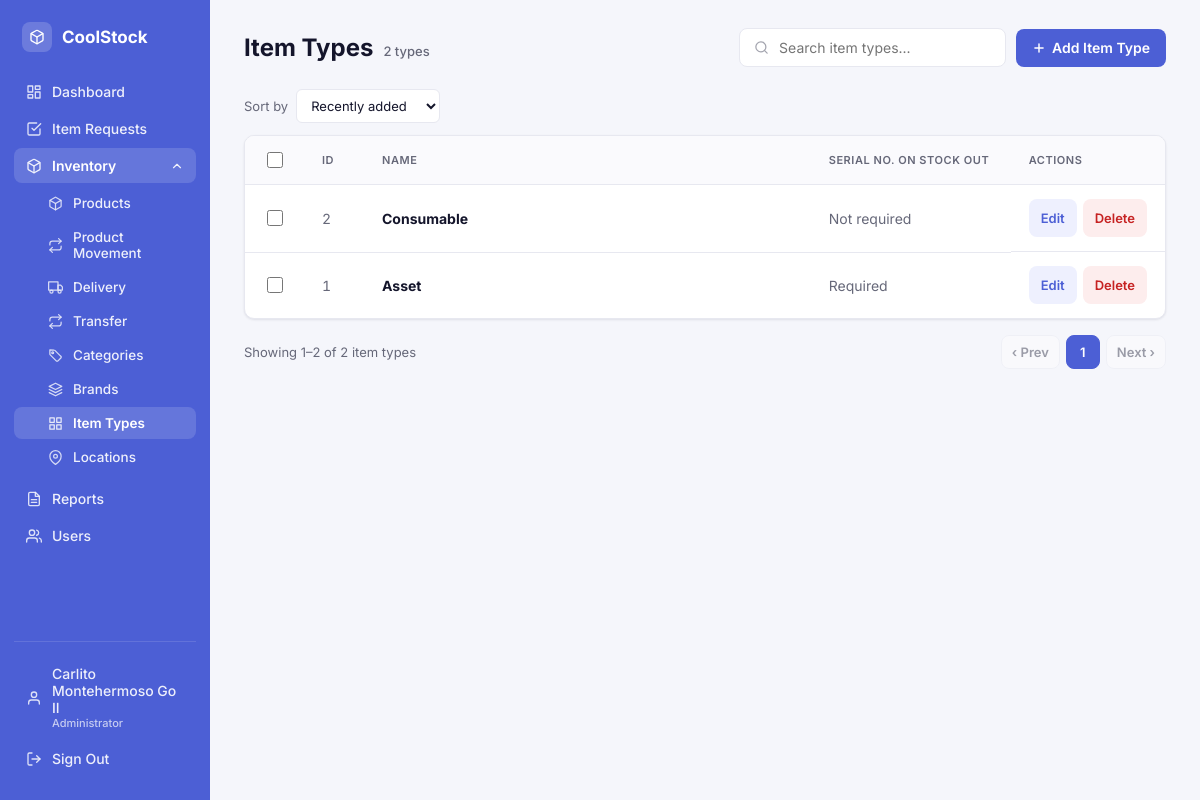
The app's page /index.php?module=itemtypes&action=index (signed in) with its own data.
### tables this page shows
CREATE TABLE `item_types` (
  `item_type_id` int(11) NOT NULL,
  `type_name` varchar(100) NOT NULL,
  `requires_serial` tinyint(1) NOT NULL DEFAULT 1
);

### Controllers/ItemTypeController.php (called while the page is built, shortened)
<?php
require_once __DIR__ . '/../Models/ItemType.php';
class ItemTypeController
{
    private ItemType $itemType;
    public function __construct()
    {
        $this->itemType = new ItemType();
    }
    public function index(): void
    {
        $sort = $_GET['sort'] ?? 'newest';
        $page = max(1, (int) ($_GET['page'] ?? 1));
        $totalCount = $this->itemType->count();
        $totalPages = max(1, (int) ceil($totalCount / self::PER_PAGE));
        $page = min($page, $totalPages);
        $offset = ($page - 1) * self::PER_PAGE;
        $itemTypes = $this->itemType->readAllWithCounts($sort, self::PER_PAGE, $offset);
        $pagination = [
            'page' => $page,
            'perPage' => self::PER_PAGE,
            'totalCount' => $totalCount,
            'totalPages' => $totalPages,
        ];
        require __DIR__ . '/../Views/itemtypes/index.php';
    }
}

### Config/Database.php (called while the page is built, shortened)
<?php
class Database
{
    private static ?Database $instance = null;
    private PDO $conn;
    private string $host     = "localhost";
    private string $db_name  = "mister_aircon";
    private string $username = "root";
    private string $password = "";
    private function __construct()
    {
        try {
            $this->conn = new PDO(
                "mysql:host={$this->host};dbname={$this->db_name};charset=utf8mb4",
                $this->username,
                $this->password
            );
            $this->conn->setAttribute(PDO::ATTR_ERRMODE, PDO::ERRMODE_EXCEPTION);
            $this->conn->setAttribute(PDO::ATTR_DEFAULT_FETCH_MODE, PDO::FETCH_ASSOC);
        } catch (PDOException $e) {
            die("Database connection failed: " . $e->getMessage());
        }
    }
    public static function getInstance(): Database
    {
        if (self::$instance === null) {
            self::$instance = new Database();
        }
        return self::$instance;
    }
    public function getConnection(): PDO
    {
        return $this->conn;
    }
}

### Models/ItemType.php (called while the page is built, shortened)
<?php
require_once __DIR__ . '/../Config/Database.php';
class ItemType
{
    private PDO $conn;
    private string $table = "item_types";
    public function __construct()
    {
        $this->conn = Database::getInstance()->getConnection();
    }
    public function readAllWithCounts(?string $sort = null, ?int $limit = null, ?int $offset = null): array
    {
        $query = "SELECT t.*, COUNT(i.item_id) AS product_count
                  FROM {$this->table} t
                  LEFT JOIN inventory_items i ON i.item_type_id = t.item_type_id
                  GROUP BY t.item_type_id";
        $orderBy = self::SORT_OPTIONS[$sort] ?? self::SORT_OPTIONS['newest'];
        $query .= " ORDER BY {$orderBy}";
        if ($limit !== null) {
            $query .= " LIMIT :limit OFFSET :offset";
        }
        $stmt = $this->conn->prepare($query);
        if ($limit !== null) {
            $stmt->bindValue(':limit', $limit, PDO::PARAM_INT);
            $stmt->bindValue(':offset', $offset ?? 0, PDO::PARAM_INT);
        }
        $stmt->execute();
        return $stmt->fetchAll();
    }
    public function count(): int
    {
        $stmt = $this->conn->query("SELECT COUNT(*) AS total FROM {$this->table}");
        return (int) $stmt->fetch()['total'];
    }
}

### Helpers/format.php (called while the page is built, shortened)
<?php
function paginate_page_numbers(int $current, int $totalPages, int $window = 1): array
{
    if ($totalPages <= 1) {
        return $totalPages === 1 ? [1] : [];
    }
    $result = [];
    return $result;
}

### Views/itemtypes/index.php (the view, shortened to what this page needs)
<?php
$currentSort = $_GET['sort'] ?? 'newest';
$count = $pagination['totalCount'];
require __DIR__ . '/../partials/header.php';
function itemTypePageUrl(int $page): string
{
    global $currentSort;
    return "index.php?module=itemtypes&action=index"
        . "&sort=" . urlencode($currentSort)
        . "&page=" . $page;
}
?>
        <div class="page-header">
            <div class="page-title-group">
                <h1 class="page-title">Item Types</h1>
                <span class="page-title-count"><?= $count ?> <?= $count === 1 ? 'type' : 'types' ?></span>
            </div>
            <div class="header-actions">
                <div class="search-box">
                    <svg width="15" height="15" viewBox="0 0 24 24" fill="none" stroke="currentColor" stroke-width="2" stroke-linecap="round" stroke-linejoin="round"><circle cx="11" cy="11" r="8"/><line x1="21" y1="21" x2="16.65" y2="16.65"/></svg>
                    <input type="text" id="itemTypeSearch" placeholder="Search item types..." onkeyup="filterItemTypes()">
                </div>
                <button type="button" class="btn btn-primary" onclick="openAddItemTypeModal()">
                    <svg width="14" height="14" viewBox="0 0 24 24" fill="none" stroke="currentColor" stroke-width="2.5" stroke-linecap="round" stroke-linejoin="round"><line x1="12" y1="5" x2="12" y2="19"/><line x1="5" y1="12" x2="19" y2="12"/></svg>
                    Add Item Type
                </button>
            </div>
        </div>
        <div class="sort-bar">
            <label for="sortSelect">Sort by</label>
            <select id="sortSelect" onchange="location.href = 'index.php?module=itemtypes&action=index&sort=' + this.value">
                <option value="newest" <?= $currentSort === 'newest' ? 'selected' : '' ?>>Recently added</option>
            </select>
        </div>
        <form method="POST" id="bulkItemTypeForm">
            <div class="table-card">
                <table id="itemTypeTable">
                    <thead>
                        <tr>
                            <th style="width:36px;"><input type="checkbox" id="selectAllItemTypes" class="row-check" onclick="toggleAllItemTypes(this)"></th>
                            <th style="width:60px;">ID</th>
                            <th>Name</th>
                            <th style="width:200px;">Serial No. on Stock Out</th>
                            <th style="width:150px;">Actions</th>
                        </tr>
                    </thead>
                    <tbody>
                        <?php if (empty($itemTypes)): ?>
                            <tr class="empty-row">
                                <td colspan="5">No item types match these filters.</td>
                            </tr>
                        <?php else: ?>
                            <?php foreach ($itemTypes as $t): ?>
                                <tr>
                                    <td><input type="checkbox" name="selected_ids[]" value="<?= $t['item_type_id'] ?>" class="row-check itemtype-check" onchange="updateBulkBarItemTypes()"></td>
                                    <td class="cell-id"><?= (int) $t['item_type_id'] ?></td>
                                    <td><strong><?= htmlspecialchars($t['type_name']) ?></strong></td>
                                    <td class="cell-muted"><?= ((int) $t['requires_serial'] === 1) ? 'Required' : 'Not required' ?></td>
                                    <td class="actions">
                                        <button type="button" class="btn btn-edit btn-sm" onclick="openEditItemTypeModal(<?= $t['item_type_id'] ?>)">Edit</button>
                                        <button type="button" class="btn btn-danger btn-sm" onclick="openDeleteItemTypeModal(<?= $t['item_type_id'] ?>)">Delete</button>
                                    </td>
                                </tr>
                            <?php endforeach; ?>
                        <?php endif; ?>
                    </tbody>
                </table>
            </div>
        </form>
        <?php if ($pagination['totalCount'] > 0): ?>
            <?php
            $startRow = ($pagination['page'] - 1) * $pagination['perPage'] + 1;
            $endRow = min($pagination['page'] * $pagination['perPage'], $pagination['totalCount']);
            ?>
            <div class="pagination-bar">
                <span>Showing <?= $startRow ?>–<?= $endRow ?> of <?= $pagination['totalCount'] ?> item types</span>
                <div class="pagination-controls">
                    <a href="<?= itemTypePageUrl(max(1, $pagination['page'] - 1)) ?>" class="page-btn <?= $pagination['page'] <= 1 ? 'disabled' : '' ?>">&lsaquo; Prev</a>
                    <?php foreach (paginate_page_numbers($pagination['page'], $pagination['totalPages']) as $p): ?>
                        <?php if ($p === null): ?>
                            <span class="page-ellipsis">&hellip;</span>
                        <?php else: ?>
                            <a href="<?= itemTypePageUrl($p) ?>" class="page-btn <?= $p === $pagination['page'] ? 'active' : '' ?>"><?= $p ?></a>
                        <?php endif; ?>
                    <?php endforeach; ?>
                    <a href="<?= itemTypePageUrl(min($pagination['totalPages'], $pagination['page'] + 1)) ?>" class="page-btn <?= $pagination['page'] >= $pagination['totalPages'] ? 'disabled' : '' ?>">Next &rsaquo;</a>
                </div>
            </div>
        <?php endif; ?>
<?php require __DIR__ . '/../partials/footer.php'; ?>

### records on screen
item_types: item_type_id "2", type_name "Consumable", requires_serial "Not required"
item_types: item_type_id "1", type_name "Asset", requires_serial "Required"

### other values on screen
$viewer['full_name'] "Carlito Montehermoso Go II"
User::roleLabel($viewer['role']) "Administrator"
$count "2"
$startRow "1"
$endRow "2"
$pagination['totalCount'] "2"
$p "1"
